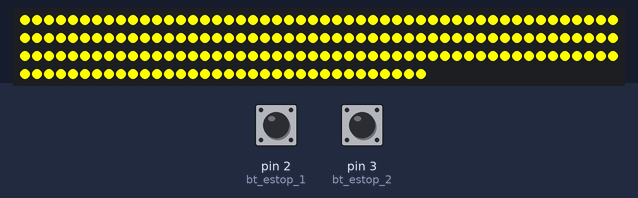
The sketch below on a simulated Arduino Leonardo, built with avr-gcc and run on an emulated ATmega32U4. Shown: 184 RGB LEDs in strip order, left to right, continuing on the next row. The inputs (shaded band) are chosen by the test bench; at power-on: pin 2 (bt_estop_1) HIGH, pin 3 (bt_estop_2) HIGH. The ROS host is connected and sends only what is stated.

Above: at 1.4 s.
1.5 s: pin 2 (bt_estop_1) pulled LOW for 0.15 s
At 2.3 s:
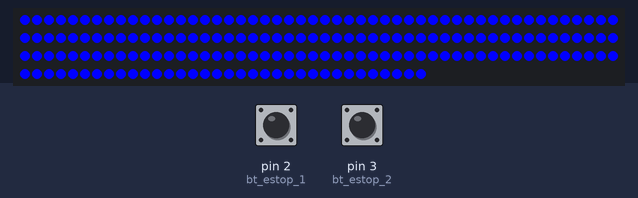
At 3.3 s:
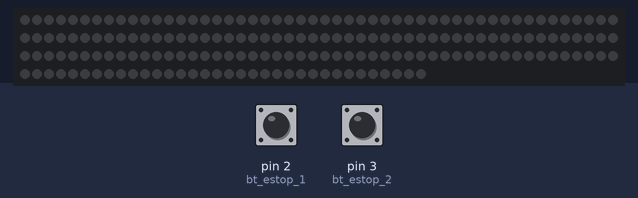
Timing chart, 0 to 4.8 s (numbered marks = the images above; inputs shaded):
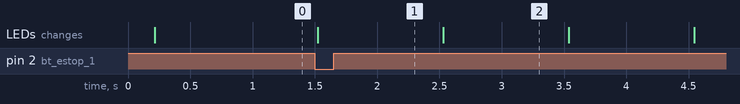

Measured:
- after the input at 1.5 s, the LEDs: change at once (image 1)
- what the display in image 2 shows lasts 1.0 s, from 2.5 s to 3.5 s

The sketch:

asms_control.ino
```cpp
#include <ros.h>
#include <std_msgs/Int32.h>
#include <SoftwareSerial.h>
#include <Adafruit_NeoPixel.h>
#include <DFRobotDFPlayerMini.h>

SoftwareSerial lora(10, 11);

// e-stop in car #1
#define bt_estop_1 2

// e-stop in car #2
#define bt_estop_2 3

//LED's PIN NUM
#define PIN 5

//maximum LED number
#define NUM_LEDS 184

//LED's brightness
#define BRIGHT 255

//DFPlayer setting (will be used in "executed_CMD" function)
#define Start_Byte 0x7E //start value
#define Version_Byte 0xFF   //version value
#define Command_Length 0x06   //length
#define End_Byte 0xEF   //end value
#define Acknowledge 0x00    //feedback false value

//create a NeoPixel strip
Adafruit_NeoPixel strip = Adafruit_NeoPixel(NUM_LEDS, PIN, NEO_GRB + NEO_KHZ800);

ros::NodeHandle  nh;

int count = 0;
int stop_msg = LOW;
boolean flag  = false;
boolean flag2 = LOW;

unsigned long currentMillis;
unsigned long previousMillis = 0;

std_msgs::Int32 str_msg;
ros::Publisher asms_control("asms_control", &str_msg);

void stop_cb( const std_msgs::Int32& cmd_msg) {
  if (cmd_msg.data == 1) {
    if (flag2 == LOW) {
      count = 3;
    }
    else {
      count = 4;
    }
  }
}

ros::Subscriber<std_msgs::Int32> stop_sub("stop_sign", stop_cb);

void bt_count() {
  count = 4;
}

union {
  int i;
  byte b[2];
} myunion;

void estop_remote() {
  if (lora.available()) {
    lora.readBytes(myunion.b, 2);

    if (count == 0) {
      if (myunion.i == 30) {
        count = 1;
        previousMillis = currentMillis;
      }
    }
    else if (count > 0) {
      if (myunion.i == 20) {
        count = 4;
      }
    }
  }
}

void specify_Volume(byte level) {
  execute_CMD(0x06, 0x00, level);
}

void specify_Track(int16_t track) {
  execute_CMD(0x03, highByte(track), lowByte(track));
}

void execute_CMD(byte CMD, byte Par1, byte Par2) {
  int16_t checksum = -(Version_Byte + Command_Length + CMD + Acknowledge + Par1 + Par2);

  byte Command_line[10] = { Start_Byte, Version_Byte, Command_Length, CMD, Acknowledge, Par1, Par2, highByte(checksum), lowByte(checksum), End_Byte};

  for (byte k = 0; k < 10; k++) {
    Serial1.write(Command_line[k]);
  }
}

void setup() {
  // put your setup code here, to run once:
  Serial1.begin(9600);
  lora.begin(9600); //아두이노하고 로라모듈하고의 통신라인!
  strip.begin();

  pinMode(bt_estop_1, INPUT_PULLUP);
  pinMode(bt_estop_2, INPUT_PULLUP);

  nh.initNode();
  nh.advertise(asms_control);
  nh.subscribe(stop_sub);

  delay(100);
  attachInterrupt(digitalPinToInterrupt(bt_estop_1), bt_count, FALLING);
  delay(100);
  attachInterrupt(digitalPinToInterrupt(bt_estop_2), bt_count, FALLING);

  specify_Volume(20); // set Volume
}

void loop() {
  // put your main code here, to run repeatedly:
  nh.spinOnce();
  delay(10);

  currentMillis = millis();

  estop_remote();

  switch (count) {
    case 0:  // AS-Ready
      for (int idx = 0; idx < 184; ++idx) {
        strip.setPixelColor(idx, BRIGHT, BRIGHT, 0);
      }

      strip.show();
      break;

    case 1:  // AS-Ready -> 1sec delay -> AS-Driving
      if (currentMillis - previousMillis > 800) {
        count = 2;
      }
      break;

    case 2:  // AS-Driving
      if (currentMillis - previousMillis > 1000) {
        previousMillis = currentMillis;

        if (flag == false) {
          for (int idx = 0; idx < 184; ++idx) {
            strip.setPixelColor(idx, 0, 0, 0);
          }

          strip.show();

          flag = true;

          specify_Track(1);
        }

        else {
          for (int idx = 0; idx < 184; ++idx) {
            strip.setPixelColor(idx, BRIGHT, BRIGHT, 0);
          }

          strip.show();

          flag = false;
        }
      }

      break;

    case 3:  // AS-Finished
      for (int idx = 0; idx < 184; ++idx) {
        strip.setPixelColor(idx, 0, 0, BRIGHT);
      }

      strip.show();

      //execute_CMD(0x0E, 0x00, 0x00); //stop playing bgm
      break;

    case 4:  // AS-Emergency
      flag2 = HIGH;

      if (currentMillis - previousMillis > 1000) {
        previousMillis = currentMillis;

        if (flag == false) {
          for (int idx = 0; idx < 184; ++idx) {
            strip.setPixelColor(idx, 0, 0, BRIGHT);
          }

          strip.show();

          flag = true;
        }

        else {
          for (int idx = 0; idx < 184; ++idx) {
            strip.setPixelColor(idx, 0, 0, 0);
          }

          strip.show();

          flag = false;
        }
      }
      break;
  }

  str_msg.data = count;
  asms_control.publish( &str_msg );
}
```
